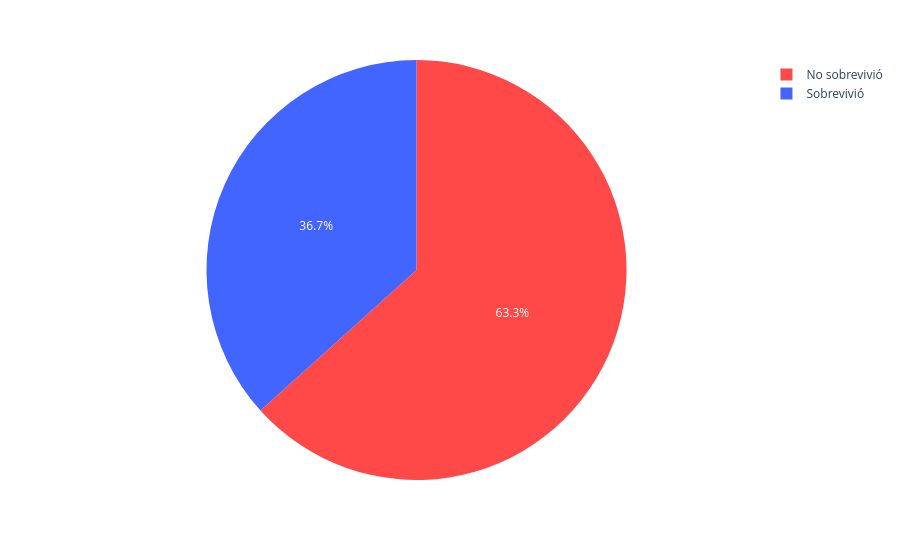

Notebook cell for this chart:
### Markdown cell above
Realizar lo mismo para pasajeros mayores a 40 años

### Code cell
sobrevivientes_mayores_40 = df_adultos_sobre_40['Sobreviviente'].value_counts()
sobrevivientes_mayores_40 = sobrevivientes_mayores_40.reset_index()
print(sobrevivientes_mayores_40)

mapeo_colores = {
    'Sobrevivió': '#4365ff',
    'No sobrevivió': '#ff4848'
}

fig_pie_sobrevivientes_mayores_40 = px.pie(
    sobrevivientes_mayores_40,
    values='count',
    names='Sobreviviente',
    color='Sobreviviente',
    color_discrete_map=mapeo_colores
)

fig_pie_sobrevivientes_mayores_40.show()

### Figure 1 — Plotly figure (JSON) as saved in the notebook; plotly's stock layout.template omitted (floating-point values rounded to 4 significant figures)
{"data": [{"customdata": [["No sobrevivió"], ["Sobrevivió"]], "domain": {"x": [0, 1], "y": [0, 1]}, "hovertemplate": "Sobreviviente=%{customdata[0]}<br>count=%{value}<extra></extra>", "labels": ["No sobrevivió", "Sobrevivió"], "legendgroup": "", "marker": {"colors": ["#ff4848", "#4365ff"]}, "name": "", "showlegend": true, "type": "pie", "values": [95, 55]}], "layout": {"legend": {"tracegroupgap": 0}, "margin": {"t": 60}}}
